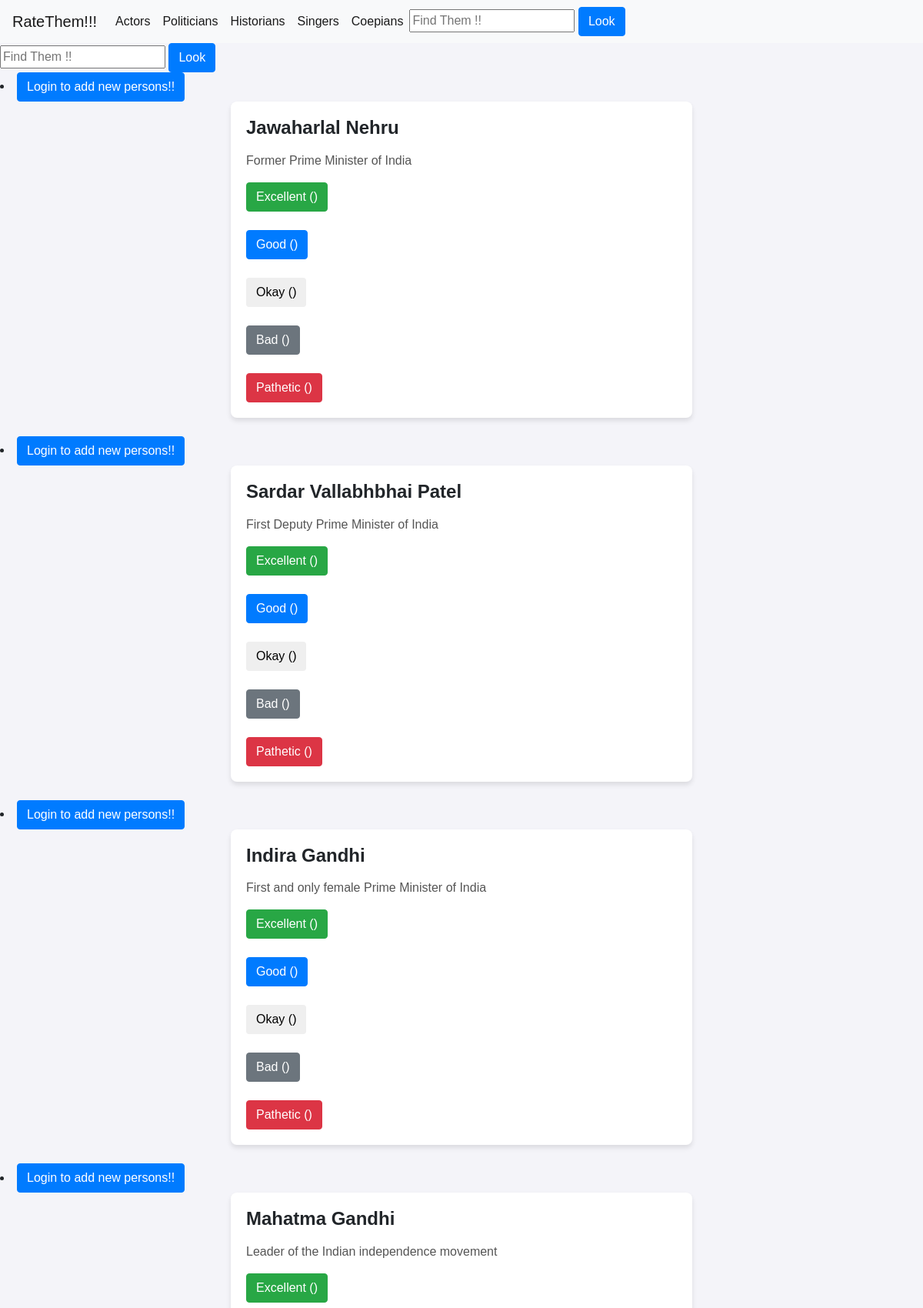
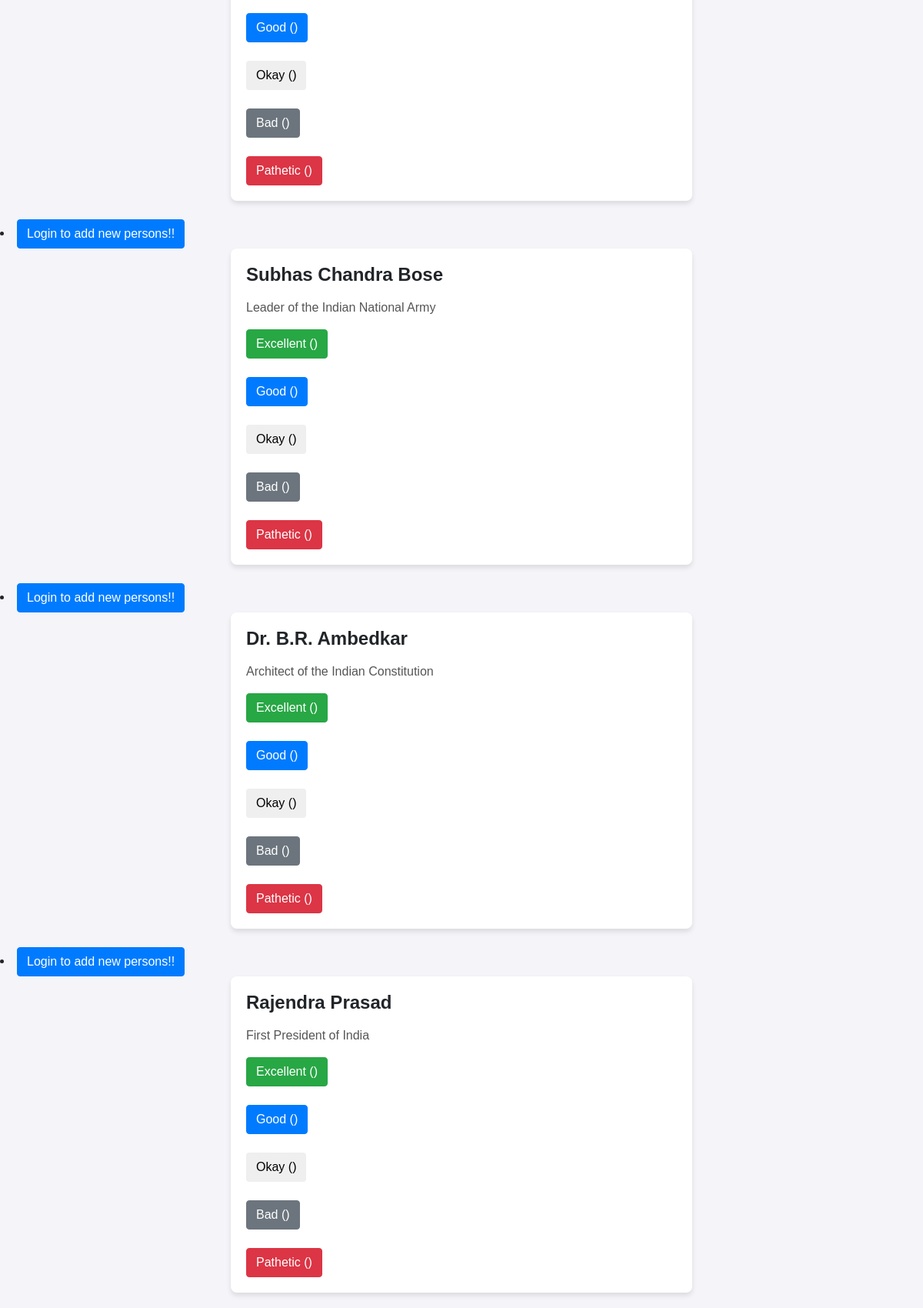
The page / (upper part) on the database its author committed (2 pictures, top to bottom).
### ratings/models.py (models this page shows, shortened)
class Human(models.Model):
    STATUS_CHOICES = [
        ('pending', 'Pending'),
        ('accepted', 'Accepted'),
        ('rejected', 'Rejected'),
    ]
    name = models.CharField(max_length=100)
    bio = models.TextField()
    category=models.ForeignKey(Category,null=True,blank=True,on_delete=models.CASCADE)
    status = models.CharField(max_length=10, choices=STATUS_CHOICES, default='pending')
    added_by = models.ForeignKey(settings.AUTH_USER_MODEL, null=True, blank=True, on_delete=models.SET_NULL)
    created_at = models.DateTimeField(auto_now_add=True)

### ratings/views.py (the view, shortened to what this page needs)
# urls.py: path('', views.swipe_page, name='swipe_page'),
def swipe_page(request):
    humans = Human.objects.all()
    rating=RatingCount.objects.all()
    sort_by = request.GET.get('sort_by', '')
    if sort_by == 'Excellent':
        rating = rating.order_by('excellent')
    elif sort_by == 'Good':
        rating = rating.order_by('good')
    elif sort_by == 'Okay':
        rating = rating.order_by('okay')
    elif sort_by == 'Bad':
        rating = rating.order_by('bad')
    elif sort_by == 'Pathetic':
        rating = rating.order_by('pathetic')
    return render(request, 'swipe.html', {'humans': humans,'rating':rating})

### templates/swipe.html (shortened to what this page needs)
{% extends "base.html" %}
{% load socialaccount %}
{% block content %}
  <div class="search-field">
    <form role="search" method=GET action="{% url 'search' %}">
        <input type="text" id="search-form" placeholder="Find Them !!" value="" name="query">
        <button type="submit" class="btn btn-primary">Look</button>
    </form>
</div>
{% for human in humans %}
<li><a class='btn btn-primary' href="{% url 'submit_human' %}">Login to add new persons!!</a></li>
    <div id="swipe-container">
    <div class="human-profile" id="profile-{{ human.id }}">
        <h2><strong>{{ human.name }}</strong></h2>
        <p>{{ human.bio }}</p>
            <button class="btn btn-success" data-rating="excellent" data-human-id="{{ human.id }}">
                Excellent (<span id="excellent-count-{{ human.id }}">{{ human.rating_count.excellent }}</span>)
            </button><br><br>
            <button class="btn btn-primary" data-rating="good" data-human-id="{{ human.id }}">
                Good (<span id="good-count-{{ human.id }}">{{ human.rating_count.good }}</span>)
            </button><br><br>
            <button class="btn btn" data-rating="okay" data-human-id="{{ human.id }}">
                Okay (<span id="okay-count-{{ human.id }}">{{ human.rating_count.okay }}</span>)
            </button><br><br>
            <button class="btn btn-secondary" data-rating="bad" data-human-id="{{ human.id }}">
                Bad (<span id="bad-count-{{ human.id }}">{{ human.rating_count.bad }}</span>)
            </button><br><br>
            <button class="btn btn-danger" data-rating="pathetic" data-human-id="{{ human.id }}">
                Pathetic (<span id="pathetic-count-{{ human.id }}">{{ human.rating_count.pathetic }}</span>)
            </button>
    </div>
</div>
<br>
{% endfor %}
{% endblock %}

### templates/base.html (shortened to what this page needs)
<!DOCTYPE html>
<html lang="en">
<head>
    <link rel="stylesheet" href="https://cdn.jsdelivr.net/npm/bootstrap@4.0.0/dist/css/bootstrap.min.css">
</head>
<body>
    <nav class="navbar navbar-expand-lg navbar-light bg-light">
        <a class="navbar-brand" href="/">RateThem!!!</a>
        <div class="collapse navbar-collapse" id="navbarNavDropdown">
          <ul class="navbar-nav">
            <li class="nav-item active"><a class="nav-link" href="{% url 'category_view' category='Actor' %}">Actors</a></li>
            <li class="nav-item active"><a class="nav-link" href="{% url 'category_view' category='Politician' %}">Politicians</a></li>
            <li class="nav-item active"><a class="nav-link" href="{% url 'category_view' category='Historian' %}">Historians</a></li>
            <li class="nav-item active"><a class="nav-link" href="{% url 'category_view' category='Singer' %}">Singers</a></li>
            <li class="nav-item active"><a class="nav-link" href="{% url 'category_view' category='Coepians' %}">Coepians</a></li>
          </ul>
          <div class="search-field">
            <form role="search" method=GET action="{% url 'search' %}">
                <input type="text" id="search-form" placeholder="Find Them !!" value="" name="query">
                <button type="submit" class="btn btn-primary">Look</button>
            </form>
        </div>
        </div>
      </nav>
    {% block content %}{% endblock %}
</body>
</html>

### templates/swipe.html (style rules this page uses)
body { font-family: Arial, sans-serif; background-color: #f4f4f9; margin: 0; padding: 0; }
#swipe-container { width: 100%; max-width: 600px; margin: auto; padding: 20px; background-color: #fff; border-radius: 8px; box-shadow: 0 4px 6px rgba(0, 0, 0, 0.1); }
.human-profile h2 { font-size: 24px; margin-bottom: 10px; }
.human-profile p { font-size: 16px; color: #555; }

### rows shown on the page
Human: name "Jawaharlal Nehru", bio "Former Prime Minister of India"
Human: name "Sardar Vallabhbhai Patel", bio "First Deputy Prime Minister of India"
Human: name "Indira Gandhi", bio "First and only female Prime Minister of India"
Human: name "Mahatma Gandhi", bio "Leader of the Indian independence movement"
Human: name "Subhas Chandra Bose", bio "Leader of the Indian National Army"
Human: name "Dr. B.R. Ambedkar", bio "Architect of the Indian Constitution"
Human: name "Rajendra Prasad", bio "First President of India"
